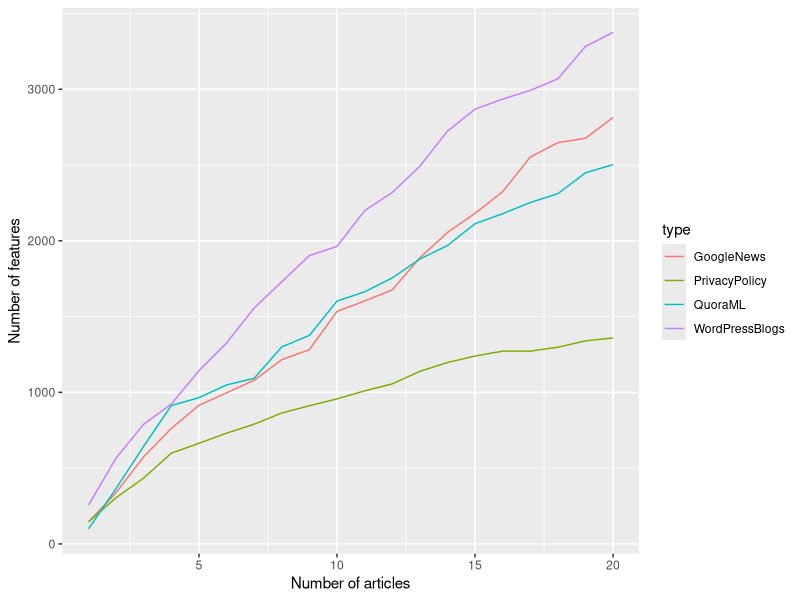

Here is the R script that generated this plot:
setwd("D:/Study/Thesis/Experiments/Util/RPlots")
library("ggplot2")
featuresdata = read.csv("ss_01_pp_vs_other_articles.csv")
# qplot(article, features, data=featuresdata, colour=type)
# qplot(article, features, data=featuresdata, geom='line', color=type, size=features)

p <- ggplot(featuresdata, aes(x=article, y=features, group=type))+ labs(x = "Number of articles", y = "Number of features")
p + geom_line(aes(color=type))